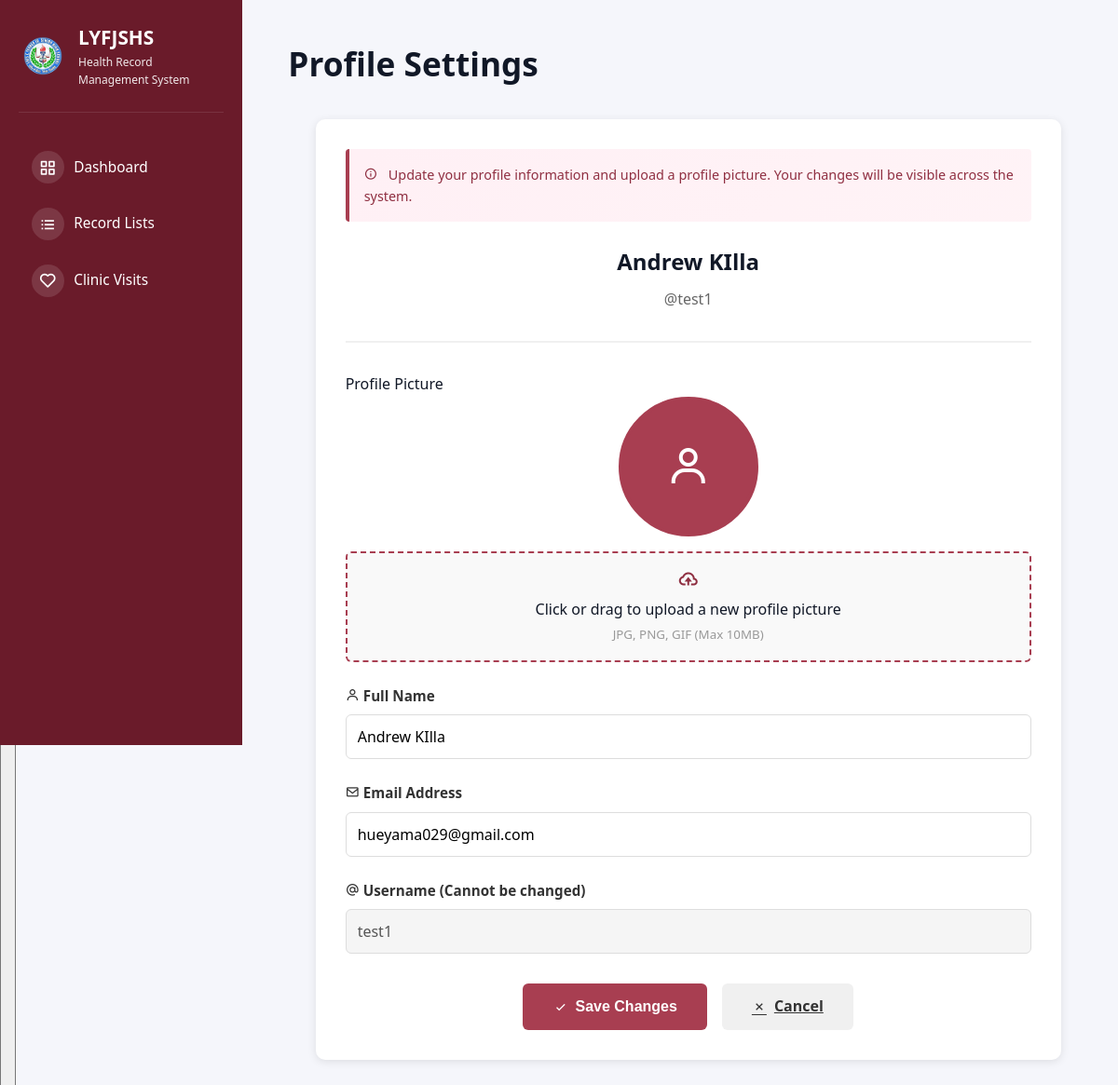
Screenshot of /profile-settings (signed in) with the database file from the repository.
### tables this page shows
CREATE TABLE users (
            id INTEGER PRIMARY KEY AUTOINCREMENT,
            username TEXT UNIQUE NOT NULL,
            password TEXT NOT NULL,
            fullname TEXT NOT NULL,
            email TEXT NOT NULL,
            role TEXT DEFAULT 'health_officer',
            advisory_class TEXT,
            is_active INTEGER DEFAULT 1,
            created_at TIMESTAMP DEFAULT CURRENT_TIMESTAMP
        , profile_pic TEXT, updated_at TIMESTAMP);

### src/app.py (the view, shortened to what this page needs)
@app.route("/profile-settings", methods=["GET", "POST"])
def profile_settings():
    if not session.get("logged_in"):
        return redirect(url_for("login"))
    db = get_db_connection()
    if not db:
        flash("Database connection error.", "danger")
        return redirect(url_for("dashboard"))
    user_id = session.get("user_id")
    cursor = db.cursor()
    try:
        cursor.execute("SELECT id, username, fullname, email, profile_pic FROM users WHERE id = ?", (user_id,))
        user = cursor.fetchone()
        db.close()
        if not user:
            flash("User not found.", "danger")
            return redirect(url_for("dashboard"))
        user_data = dict(zip(['id', 'username', 'fullname', 'email', 'profile_pic'], user))
        return render_template("profile_settings.html", user=user_data)
    except sqlite3.Error as e:
        db.close()
        flash(f"Database error: {str(e)}", "danger")
        return redirect(url_for("dashboard"))

### src/app.py (called while the page is built)
@app.before_request
def check_user_status():
    if session.get("logged_in"):
        if request.endpoint in ['login', 'logout', 'register', 'pending_approval', 'static']:
            return
        if session.get("role") == "pending":
            return redirect(url_for("pending_approval"))
        db = get_db_connection()
        if db:
            try:
                cursor = db.cursor()
                cursor.execute("SELECT is_active FROM users WHERE id = ?", (session.get("user_id"),))
                user = cursor.fetchone()
                db.close()
                if not user or not safe_row_get(user, 'is_active', 1):
                    session.clear()
                    flash("Your account has been disabled. Please contact the administrator.", "danger")
                    return redirect(url_for("login"))
            except sqlite3.Error:
                db.close()

@app.context_processor
def inject_user():
    user = None
    if session.get("logged_in"):
        db = get_db_connection()
        if db:
            try:
                cursor = db.cursor()
                cursor.execute("SELECT * FROM users WHERE id = ?", (session.get("user_id"),))
                user = cursor.fetchone()
                db.close()
            except sqlite3.Error:
                pass
    return {'current_user': user, 'max': max, 'min': min, 'range': range, 'csrf_token': generate_csrf}

def get_db_connection():
    try:
        conn = sqlite3.connect(DATABASE)
        conn.row_factory = sqlite3.Row  # This enables column access by name
        return conn
    except sqlite3.Error as e:
        logger.error(f"Database connection error: {e}")
        return None

def safe_row_get(row, key, default=None):
    if row is None:
        return default
    try:
        return row[key]
    except (IndexError, KeyError):
        return default

### templates/profile_settings.html (shortened to what this page needs)
{% extends "shared/base.html" %} {% block extra_css %}
<link
  rel="stylesheet"
  href="{{ url_for('static', filename='css/dashboard.css') }}"
/>
{% endblock %} {% block content %}
<header class="header">
  <h1>Profile Settings</h1>
</header>
<main class="main-content">
  <div class="profile-container">
    <div class="info-box">
      <i class="bx bx-info-circle"></i>
      Update your profile information and upload a profile picture. Your changes
      will be visible across the system.
    </div>
    <form
      method="POST"
      enctype="multipart/form-data"
      id="profileForm"
      onsubmit="return validateProfileForm()"
    >
      <div class="profile-header">
        <h2>{{ user.fullname or user.username }}</h2>
        <p style="color: #666; margin: 0.5rem 0 0 0">@{{ user.username }}</p>
      </div>
      <div class="profile-pic-container">
        <label>Profile Picture</label>
        {% if user.profile_pic %}
        <img
          src="{{ url_for('static', filename='profile_pics/' + user.profile_pic) }}"
          alt="Profile"
          class="profile-pic"
        />
        {% else %}
        <div class="profile-pic-placeholder">
          <i class="bx bx-user"></i>
        </div>
        {% endif %}
        <div class="file-input-wrapper">
          <label for="profile-pic" class="file-input-label">
            <i class="bx bx-cloud-upload"></i>
            <div>Click or drag to upload a new profile picture</div>
            <small style="color: #999">JPG, PNG, GIF (Max 10MB)</small>
          </label>
        </div>
      </div>
      <div class="form-group">
        <label for="fullname"> <i class="bx bx-user"></i> Full Name </label>
        <input
          type="text"
          id="fullname"
          name="fullname"
          value="{{ user.fullname or '' }}"
          required
          minlength="3"
          maxlength="100"
          pattern="[a-zA-Z\s]+"
          title="Name should contain only letters and spaces"
        />
      </div>
      <div class="form-group">
        <label for="email">
          <i class="bx bx-envelope"></i> Email Address
        </label>
        <input
          type="email"
          id="email"
          name="email"
          value="{{ user.email or '' }}"
          required
          maxlength="120"
        />
      </div>
      <div class="form-group">
        <label for="username">
          <i class="bx bx-at"></i> Username (Cannot be changed)
        </label>
        <input
          type="text"
          id="username"
          name="username"
          value="{{ user.username }}"
          disabled
          style="background: #f5f5f5; cursor: not-allowed"
        />
      </div>
      <div class="button-group">
        <button type="submit" class="btn btn-primary">
          <i class="bx bx-check"></i> Save Changes
        </button>
        <a href="{{ url_for('dashboard') }}" class="btn btn-secondary">
          <i class="bx bx-x"></i> Cancel
        </a>
      </div>
    </form>
  </div>
</main>
{% endblock %}

### static/css/dashboard.css (style rules this page uses)
* { margin: 0; padding: 0; box-sizing: border-box; }
:root { --primary-color: #2bb0a1; --secondary-color: #8b2340; --danger-color: #dc2626; --success-color: #16a34a; --warning-color: #ea580c; --light-bg: #f8fafc; --white: #ffffff; --text-dark: #1f2937; --text-light: #6b7280; --border-color: #e5e7eb; --shadow: 0 1px 3px rgba(0, 0, 0, 0.1); --shadow-lg: 0 10px 15px -3px rgba(0, 0, 0, 0.1); }
body { font-family: -apple-system, BlinkMacSystemFont, "Segoe UI", Roboto, Oxygen, Ubuntu, Cantarell, sans-serif; background-color: var(--light-bg); color: var(--text-dark); line-height: 1.6; }
html, body { height: 100%; font-family: system-ui, -apple-system, BlinkMacSystemFont, "Segoe UI", Roboto, sans-serif; }
body { background: #f5f6fb; color: #111827; }
.main-content { margin-top: 0.75rem; }
.main-content h1 { font-size: 2.2rem; margin-bottom: 1.75rem; color: #111827; font-weight: 700; }

### templates/profile_settings.html (style rules this page uses)
.profile-container { max-width: 800px; margin: 2rem auto; background: white; border-radius: 10px; padding: 2rem; box-shadow: 0 2px 10px rgba(0, 0, 0, 0.1); }
.profile-header { text-align: center; margin-bottom: 2rem; padding-bottom: 2rem; border-bottom: 2px solid #f0f0f0; }
.profile-pic-container { margin-bottom: 1.5rem; }
.profile-pic-placeholder { width: 150px; height: 150px; border-radius: 50%; background: #a83e51; display: flex; align-items: center; justify-content: center; margin: 0 auto 1rem; font-size: 3rem; color: white; border: 4px solid #a83e51; }
.form-group { margin-bottom: 1.5rem; }
.form-group label { display: block; margin-bottom: 0.5rem; font-weight: 600; color: #333; font-size: 0.95rem; }
.form-group input, .form-group textarea { width: 100%; padding: 0.75rem; border: 1px solid #ddd; border-radius: 6px; font-size: 1rem; font-family: inherit; transition: border-color 0.3s ease; box-sizing: border-box; }
.file-input-wrapper { position: relative; display: inline-block; width: 100%; }
.file-input-label { display: block; padding: 1rem; border: 2px dashed #a83e51; border-radius: 6px; text-align: center; cursor: pointer; transition: all 0.3s ease; background: #f9f9f9; }
.file-input-label i { font-size: 1.5rem; color: #8f2f41; display: block; margin-bottom: 0.5rem; }
.button-group { display: flex; gap: 1rem; margin-top: 2rem; justify-content: center; }
.btn { padding: 0.75rem 2rem; border: none; border-radius: 6px; font-size: 1rem; font-weight: 600; cursor: pointer; transition: all 0.3s ease; display: inline-flex; align-items: center; gap: 0.5rem; }
.btn-primary { background: linear-gradient(135deg, #a83e51 0%, #a83e51 100%); color: white; }
.btn-secondary { background: #f0f0f0; color: #333; }
.info-box { background: linear-gradient( 135deg, rgba(255, 107, 157, 0.1), rgba(255, 139, 171, 0.1) ); border-left: 4px solid #a83e51; padding: 1rem; border-radius: 4px; margin-bottom: 1.5rem; font-size: 0.9rem; color: #8f2f41; }
.info-box i { margin-right: 0.5rem; }

### rows the page displays
users: fullname "Andrew KIlla", username "test1", email "hueyama029@gmail.com"
